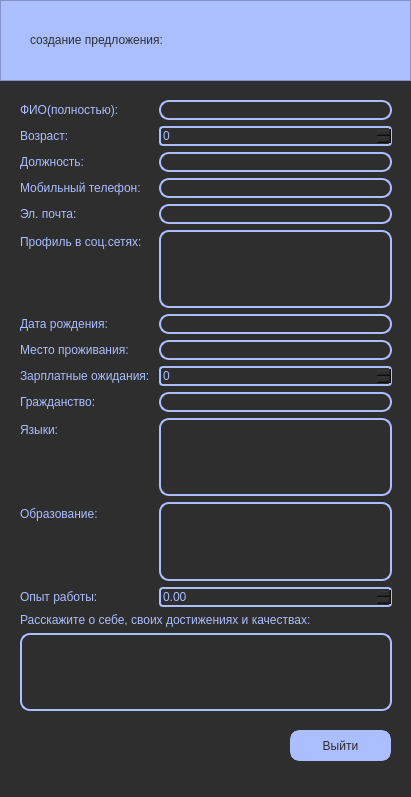
<?xml version="1.0" encoding="UTF-8"?>
<ui version="4.0">
 <class>MainWindow</class>
 <widget class="QMainWindow" name="MainWindow">
  <property name="geometry">
   <rect>
    <x>0</x>
    <y>0</y>
    <width>411</width>
    <height>797</height>
   </rect>
  </property>
  <property name="windowTitle">
   <string>MainWindow</string>
  </property>
  <widget class="QWidget" name="centralwidget">
   <property name="styleSheet">
    <string notr="true">background: #2E2E2E</string>
   </property>
   <widget class="QWidget" name="formLayoutWidget">
    <property name="geometry">
     <rect>
      <x>20</x>
      <y>100</y>
      <width>372</width>
      <height>611</height>
     </rect>
    </property>
    <layout class="QFormLayout" name="resume">
     <item row="0" column="0">
      <widget class="QLabel" name="label">
       <property name="styleSheet">
        <string notr="true">font: 10pt &quot;Fulbo Argenta&quot;;
color: #ABBEFF</string>
       </property>
       <property name="text">
        <string>ФИО(полностью):</string>
       </property>
      </widget>
     </item>
     <item row="0" column="1">
      <widget class="QLineEdit" name="lineEdit">
       <property name="styleSheet">
        <string notr="true">bachground-color: #2E2E2E;
border: 2px solid #ABBEFF;
border-radius: 10px;
font: 8pt &quot;Fulbo Argenta&quot;;
color: #ABBEFF</string>
       </property>
      </widget>
     </item>
     <item row="1" column="0">
      <widget class="QLabel" name="label_5">
       <property name="styleSheet">
        <string notr="true">font: 10pt &quot;Fulbo Argenta&quot;;
color: #ABBEFF</string>
       </property>
       <property name="text">
        <string>Возраст:</string>
       </property>
      </widget>
     </item>
     <item row="1" column="1">
      <widget class="QSpinBox" name="spinBox_2">
       <property name="styleSheet">
        <string notr="true">bachground-color: #2E2E2E;
border: 2px solid #ABBEFF;
border-radius: 4px;
font: 10pt &quot;Fulbo Argenta&quot;;
color: #ABBEFF
</string>
       </property>
      </widget>
     </item>
     <item row="2" column="0">
      <widget class="QLabel" name="label_2">
       <property name="styleSheet">
        <string notr="true">font: 10pt &quot;Fulbo Argenta&quot;;
color: #ABBEFF</string>
       </property>
       <property name="text">
        <string>Должность:</string>
       </property>
      </widget>
     </item>
     <item row="2" column="1">
      <widget class="QLineEdit" name="lineEdit_2">
       <property name="styleSheet">
        <string notr="true">bachground-color: #2E2E2E;
border: 2px solid #ABBEFF;
border-radius: 10px;
font: 8pt &quot;Fulbo Argenta&quot;;
color: #ABBEFF</string>
       </property>
      </widget>
     </item>
     <item row="3" column="0">
      <widget class="QLabel" name="label_3">
       <property name="styleSheet">
        <string notr="true">font: 10pt &quot;Fulbo Argenta&quot;;
color: #ABBEFF</string>
       </property>
       <property name="text">
        <string>Мобильный телефон:</string>
       </property>
      </widget>
     </item>
     <item row="3" column="1">
      <widget class="QLineEdit" name="lineEdit_3">
       <property name="styleSheet">
        <string notr="true">bachground-color: #2E2E2E;
border: 2px solid #ABBEFF;
border-radius: 10px;
font: 8pt &quot;Fulbo Argenta&quot;;
color: #ABBEFF</string>
       </property>
      </widget>
     </item>
     <item row="4" column="0">
      <widget class="QLabel" name="label_4">
       <property name="styleSheet">
        <string notr="true">font: 10pt &quot;Fulbo Argenta&quot;;
color: #ABBEFF</string>
       </property>
       <property name="text">
        <string>Эл. почта:</string>
       </property>
      </widget>
     </item>
     <item row="4" column="1">
      <widget class="QLineEdit" name="lineEdit_4">
       <property name="styleSheet">
        <string notr="true">bachground-color: #2E2E2E;
border: 2px solid #ABBEFF;
border-radius: 10px;
font: 8pt &quot;Fulbo Argenta&quot;;
color: #ABBEFF
</string>
       </property>
      </widget>
     </item>
     <item row="5" column="0">
      <widget class="QLabel" name="label_14">
       <property name="styleSheet">
        <string notr="true">font: 10pt &quot;Fulbo Argenta&quot;;
color: #ABBEFF</string>
       </property>
       <property name="text">
        <string>Профиль в соц.сетях:</string>
       </property>
      </widget>
     </item>
     <item row="5" column="1">
      <widget class="QTextEdit" name="textEdit_2">
       <property name="styleSheet">
        <string notr="true">bachground-color: #2E2E2E;
border: 2px solid #ABBEFF;
border-radius: 10px;
font: 8pt &quot;Fulbo Argenta&quot;;
color: #ABBEFF
</string>
       </property>
      </widget>
     </item>
     <item row="6" column="0">
      <widget class="QLabel" name="label_8">
       <property name="styleSheet">
        <string notr="true">font: 10pt &quot;Fulbo Argenta&quot;;
color: #ABBEFF</string>
       </property>
       <property name="text">
        <string>Дата рождения:</string>
       </property>
      </widget>
     </item>
     <item row="6" column="1">
      <widget class="QLineEdit" name="lineEdit_5">
       <property name="styleSheet">
        <string notr="true">bachground-color: #2E2E2E;
border: 2px solid#ABBEFF;
border-radius: 10px;
font: 8pt &quot;Fulbo Argenta&quot;;
color: #ABBEFF
</string>
       </property>
      </widget>
     </item>
     <item row="7" column="0">
      <widget class="QLabel" name="label_9">
       <property name="styleSheet">
        <string notr="true">font: 10pt &quot;Fulbo Argenta&quot;;
color: #ABBEFF</string>
       </property>
       <property name="text">
        <string>Место проживания:</string>
       </property>
      </widget>
     </item>
     <item row="7" column="1">
      <widget class="QLineEdit" name="lineEdit_6">
       <property name="styleSheet">
        <string notr="true">bachground-color: #2E2E2E;
border: 2px solid #ABBEFF;
border-radius: 10px;
font: 8pt &quot;Fulbo Argenta&quot;;
color: #ABBEFF</string>
       </property>
      </widget>
     </item>
     <item row="8" column="0">
      <widget class="QLabel" name="label_10">
       <property name="styleSheet">
        <string notr="true">font: 10pt &quot;Fulbo Argenta&quot;;
color: #ABBEFF</string>
       </property>
       <property name="text">
        <string>Зарплатные ожидания: </string>
       </property>
      </widget>
     </item>
     <item row="8" column="1">
      <widget class="QSpinBox" name="spinBox">
       <property name="styleSheet">
        <string notr="true">bachground-color: #2E2E2E;
border: 2px solid #ABBEFF;
border-radius: 4px;
font: 10pt &quot;Fulbo Argenta&quot;;
color: #ABBEFF</string>
       </property>
      </widget>
     </item>
     <item row="9" column="0">
      <widget class="QLabel" name="label_11">
       <property name="styleSheet">
        <string notr="true">font: 10pt &quot;Fulbo Argenta&quot;;
color: #ABBEFF</string>
       </property>
       <property name="text">
        <string>Гражданство:</string>
       </property>
      </widget>
     </item>
     <item row="9" column="1">
      <widget class="QLineEdit" name="lineEdit_7">
       <property name="styleSheet">
        <string notr="true">bachground-color: #2E2E2E;
border: 2px solid #ABBEFF;
border-radius: 10px;
font: 8pt &quot;Fulbo Argenta&quot;;
color: #ABBEFF</string>
       </property>
      </widget>
     </item>
     <item row="10" column="0">
      <widget class="QLabel" name="label_12">
       <property name="styleSheet">
        <string notr="true">font: 10pt &quot;Fulbo Argenta&quot;;
color: #ABBEFF</string>
       </property>
       <property name="text">
        <string>Языки:</string>
       </property>
      </widget>
     </item>
     <item row="10" column="1">
      <widget class="QTextEdit" name="textEdit_3">
       <property name="styleSheet">
        <string notr="true">bachground-color: #2E2E2E;
border: 2px solid #ABBEFF;
border-radius: 10px;
font: 8pt &quot;Fulbo Argenta&quot;;
color: #ABBEFF</string>
       </property>
      </widget>
     </item>
     <item row="11" column="0">
      <widget class="QLabel" name="label_13">
       <property name="styleSheet">
        <string notr="true">font: 10pt &quot;Fulbo Argenta&quot;;
color: #ABBEFF</string>
       </property>
       <property name="text">
        <string>Образование:</string>
       </property>
      </widget>
     </item>
     <item row="11" column="1">
      <widget class="QTextEdit" name="textEdit_4">
       <property name="styleSheet">
        <string notr="true">bachground-color: #2E2E2E;
border: 2px solid #ABBEFF;
border-radius: 10px;
font: 8pt &quot;Fulbo Argenta&quot;;
color: #ABBEFF</string>
       </property>
      </widget>
     </item>
     <item row="12" column="0">
      <widget class="QLabel" name="label_6">
       <property name="styleSheet">
        <string notr="true">font: 10pt &quot;Fulbo Argenta&quot;;
color: #ABBEFF</string>
       </property>
       <property name="text">
        <string>Опыт работы:</string>
       </property>
      </widget>
     </item>
     <item row="12" column="1">
      <widget class="QDoubleSpinBox" name="doubleSpinBox">
       <property name="styleSheet">
        <string notr="true">bachground-color: #2E2E2E;
border: 2px solid #ABBEFF;
border-radius: 4px;
font: 10pt &quot;Fulbo Argenta&quot;;
color: #ABBEFF
</string>
       </property>
      </widget>
     </item>
     <item row="13" column="0" colspan="2">
      <widget class="QLabel" name="label_7">
       <property name="styleSheet">
        <string notr="true">font: 10pt &quot;Fulbo Argenta&quot;;
color: #ABBEFF</string>
       </property>
       <property name="text">
        <string>Расскажите о себе, своих достижениях и качествах:</string>
       </property>
      </widget>
     </item>
     <item row="14" column="0" colspan="2">
      <widget class="QTextEdit" name="textEdit">
       <property name="styleSheet">
        <string notr="true">bachground-color: #2E2E2E;
border: 2px solid #ABBEFF;
border-radius: 10px;
font: 8pt &quot;Fulbo Argenta&quot;;
color:#ABBEFF</string>
       </property>
      </widget>
     </item>
    </layout>
   </widget>
   <widget class="QFrame" name="frame">
    <property name="geometry">
     <rect>
      <x>0</x>
      <y>0</y>
      <width>411</width>
      <height>81</height>
     </rect>
    </property>
    <property name="styleSheet">
     <string notr="true">background: #ABBEFF</string>
    </property>
    <property name="frameShape">
     <enum>QFrame::StyledPanel</enum>
    </property>
    <property name="frameShadow">
     <enum>QFrame::Raised</enum>
    </property>
    <widget class="QLabel" name="label_15">
     <property name="geometry">
      <rect>
       <x>30</x>
       <y>30</y>
       <width>361</width>
       <height>20</height>
      </rect>
     </property>
     <property name="styleSheet">
      <string notr="true">font: 20pt &quot;Fulbo Argenta&quot;;
color: #2E2E2E</string>
     </property>
     <property name="text">
      <string>создание предложения:</string>
     </property>
    </widget>
   </widget>
   <widget class="QPushButton" name="exit_ankuser">
    <property name="geometry">
     <rect>
      <x>290</x>
      <y>730</y>
      <width>101</width>
      <height>31</height>
     </rect>
    </property>
    <property name="styleSheet">
     <string notr="true">border-radius: 10px;
border: 6px solid #ABBEFF;
background: #ABBEFF;
font: 10pt &quot;Fulbo Argenta&quot;;
color: #2E2E2E</string>
    </property>
    <property name="text">
     <string>Выйти</string>
    </property>
   </widget>
  </widget>
  <widget class="QMenuBar" name="menubar">
   <property name="geometry">
    <rect>
     <x>0</x>
     <y>0</y>
     <width>411</width>
     <height>21</height>
    </rect>
   </property>
  </widget>
 </widget>
 <resources/>
 <connections/>
</ui>
